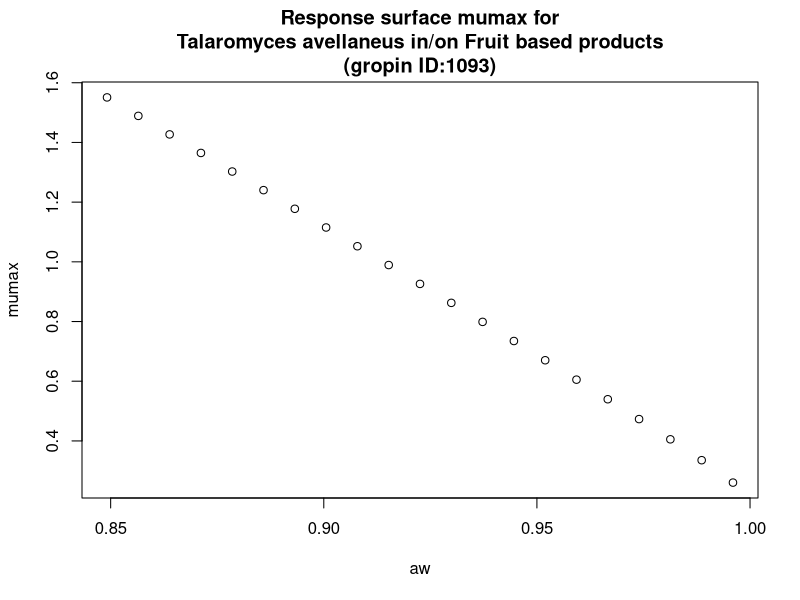

Source code (R):
#############################
# start of Parameter script
#############################
aw <- seq(0.849150849150849,0.995995,length.out=21)
#############################
# end of Parameter script
#############################
############################# 
# start of Model script Gropin ID 1093 
#############################
 
# constant coefficients for this model
 
variables <- data.frame(aw)
argumentsPar <- expand.grid(variables)
 
# heart of the model
response_surface <- function(aw) {
   mumax <-0.204+0.389*sqrt(1-aw)+7.927*((sqrt(1-aw))^2)

return(mumax=mumax)
} 

# output parameters
responseSurface <- cbind(argumentsPar,response_surface(argumentsPar['aw']))
colnames(responseSurface) <- c(colnames(argumentsPar),'mumax')
#############################
# End of Model script
#############################
############################# 
# start of Visualisation script Gropin ID 1093 
#############################
plot(aw,responseSurface$'mumax',xlab='aw',
                          ylab='mumax',main='Response surface mumax for
Talaromyces avellaneus in/on Fruit based products
(gropin ID:1093)')
#############################
# End of Visualisation script
#############################
